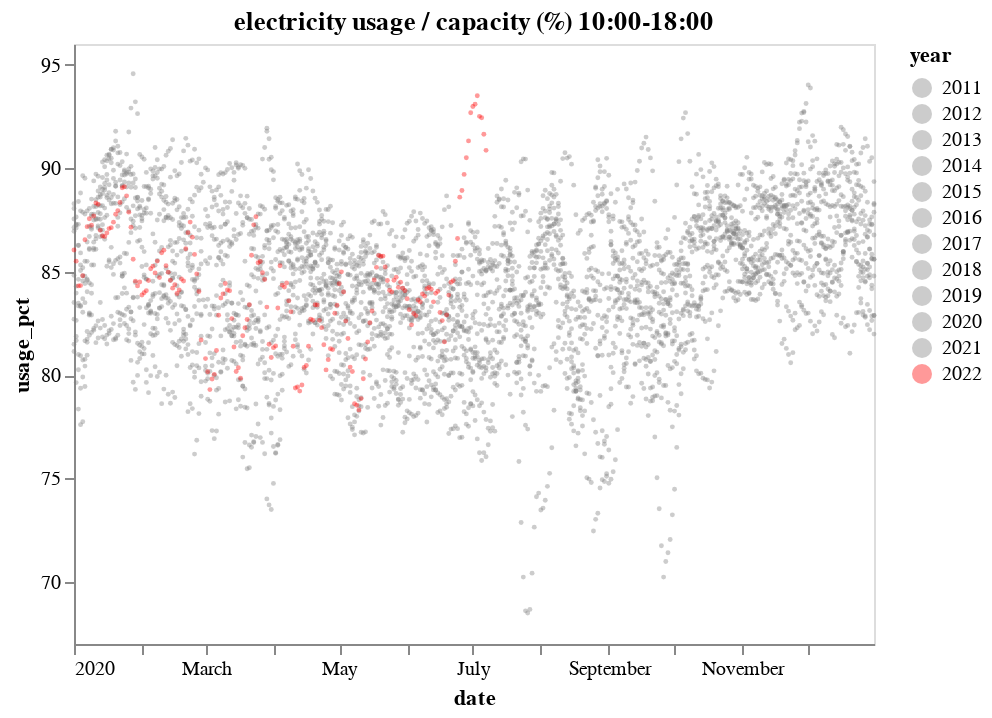

Notebook code for this chart:
### Code cell
domain = source.year.unique()
range_ = ['gray']*(len(domain) -1) + ['red']

alt.Chart(source).mark_circle(opacity=0.4, size=6
                             ).encode(
    x='date',
    y=alt.Y('usage_pct',scale=alt.Scale(domain=(67, 96))),
    color=alt.Color('year',scale=alt.Scale(domain=domain, range=range_)),
).configure_axis(
    grid=False
).properties(
    title='electricity usage / capacity (%) 10:00-18:00'
)

### Figure 1 — Vega-Lite specification as saved in the notebook (floating-point values rounded to 4 significant figures; data arrays with more than 128 entries replaced by an {"elided": "..."} marker saying what was removed)
{"config": {"view": {"continuousWidth": 400, "continuousHeight": 300}, "axis": {"grid": false}}, "data": {"name": "data-1f8232fee409a1ec09a4235486bafbd0"}, "mark": {"type": "circle", "opacity": 0.4, "size": 6}, "encoding": {"color": {"field": "year", "scale": {"domain": ["2011", "2012", "2013", "2014", "2015", "2016", "2017", "2018", "2019", "2020", "2021", "2022"], "range": ["gray", "gray", "gray", "gray", "gray", "gray", "gray", "gray", "gray", "gray", "gray", "red"]}, "type": "nominal"}, "x": {"field": "date", "type": "temporal"}, "y": {"field": "usage_pct", "scale": {"domain": [67, 96]}, "type": "quantitative"}}, "title": "electricity usage / capacity (%) 10:00-18:00", "$schema": "https://vega.github.io/schema/vega-lite/v4.17.0.json", "datasets": {"data-1f8232fee409a1ec09a4235486bafbd0": {"elided": "4105 records"}}}
